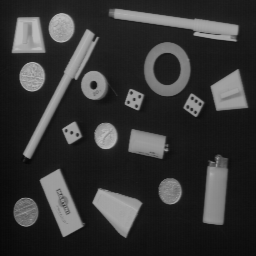
#> input picture taller4/imagenes/OBJECTS.png, 256 x 256 px
$ jupyter execute filtros_lineales_deteccion_contornos.ipynb
#> lines starting #> are read from the running program, lines starting #| are printed output that depends on the picture
# Taller 4: Detección de contornos

## Cargue la imagen objects.png y visualícela.  Transforme la imagen a Int32 conservando los mismos niveles de gris originales (0 y 255).

[cell 1]
PATH = "./imagenes/"

[cell 2]
import cv2
import numpy as np
import matplotlib.pyplot as plt


imagen = cv2.imread(PATH + "OBJECTS.png", cv2.IMREAD_GRAYSCALE)
#> imagen is the input picture: shape (256, 256); min 7, max 188, mean 53.3
plt.imshow(imagen, cmap="gray")
plt.axis("off")
plt.show()

[cell 3]
imagen_int32 = imagen.astype(np.int32)
print(imagen_int32.dtype)
#| int32
print(imagen_int32.min(), imagen_int32.max())
#| 7 188
plt.imshow(imagen_int32, cmap="gray")
plt.axis("off")
plt.show()

## Aplique un filtro de Sobel horizontal sobre la imagen (que corresponde al cálculo del gradiente de la imagen en la dirección X ). Visualice los resultados.

[cell 4]
from skimage.filters import sobel_h, sobel_v, sobel

img_sh = sobel_h(imagen_int32)
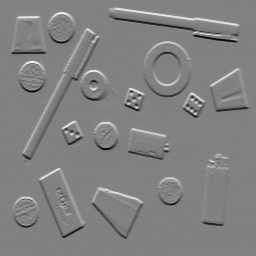
#> img_sh: shape (256, 256) float64; min -6.72e-08, max 6.48e-08, mean -5.26e-11; drawn with min black and max white

[cell 5]
plt.imshow(img_sh, cmap="gray")
plt.title("Sobel horizontal")
plt.axis("off")
plt.show()

## Aplique un filtro de Sobel vertical sobre la imagen (que corresponde al cálculo del gradiente de la imagen en la dirección X ). Visualice los resultados.

[cell 6]
#Aplica el filtro Sobel vertical
img_sv = sobel_v(imagen_int32)
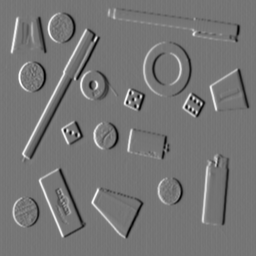
#> img_sv: shape (256, 256) float64; min -5.01e-08, max 5.81e-08, mean 1.35e-11; drawn with min black and max white

[cell 7]
plt.imshow(img_sv, cmap="gray")
plt.title("Sobel vertical")
plt.axis("off")
plt.show()

Notamos que se resaltan bordes distintos al caso del filtro Sobel horizontal. Un ejemplo claro es el encedendor, donde podemos ver en blanco uno de los bordes verticales, el cual no se podía ver con el Sobel horizontal.

## Calcule la norma (magnitud) del gradiente de acuerdo con la definición a partir de las dos imágenes resultantes anteriores. Visualice los resultados.

[cell 8]
magnitud = np.abs(img_sh) + np.abs(img_sv)
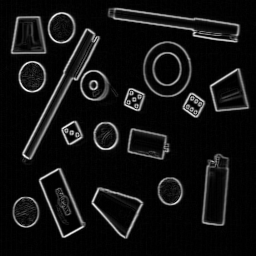
#> magnitud: shape (256, 256) float64; min 0, max 9.1e-08, mean 6.74e-09; drawn with min black and max white

plt.imshow(magnitud, cmap="gray")
plt.title("Magnitud del gradiente (|gx| + |gy|)")
plt.axis("off")
plt.show()

## Describa cualitativamente cada una de estas tres imágenes: imagen del gradiente en X, imagen del gradiente en Y e imagen de la norma del gradiente.

- Imagen del gradiente en X: Resalta principalmente los bordes verticales de los objetos, mostrando transiciones de intensidad a lo largo del eje horizontal.
- Imagen del gradiente en Y: Resalta principalmente los bordes horizontales, mostrando transiciones de intensidad a lo largo del eje vertical.
- Imagen de la norma del gradiente: Combina ambos gradientes y muestra todos los contornos, resaltando tanto bordes verticales como horizontales y proporcionando una visión completa de los objetos.

## Aplique un filtro de Sobel sobre la imagen y visualice los resultados. Compare la imagen con la obtenido en el punto anterior.

[cell 9]
img_s = sobel(imagen_int32)
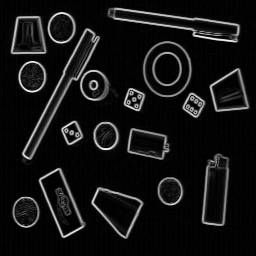
#> img_s: shape (256, 256) float64; min 0, max 4.81e-08, mean 3.81e-09; drawn with min black and max white
fig, axs = plt.subplots(1, 2, figsize=(10, 5))
axs[0].imshow(img_s, cmap='gray')
axs[0].set_title('Sobel')
axs[0].axis('off')
axs[1].imshow(magnitud, cmap='gray')
axs[1].set_title('Magnitud del gradiente')
axs[1].axis('off')
plt.tight_layout()
plt.show()

[cell 10]
# Calculamos el coeficiente Dice
A = magnitud.astype(bool)
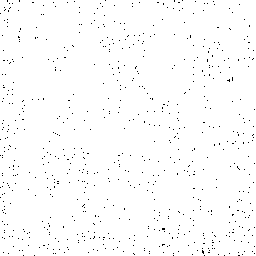
#> A: shape (256, 256) bool; 98.8% white; black in thin lines or dots
B = img_s.astype(bool)

# Intersección
interseccion = np.logical_and(A, B).sum()
#> interseccion = 64735

# Tamaños
size_A = A.sum()
#> size_A = 64735
size_B = B.sum()
#> size_B = 64735

# Dice
dice = (2 * interseccion) / (size_A + size_B)
#> dice = 1

print("Coeficiente Dice:", dice)
#| Coeficiente Dice: 1.0

LLegamos a la conclusión de que ambas imágenes son la misma.

## Aplique un filtro de Prewitt horizontal sobre la imagen (que corresponde al cálculo del gradiente de la imagen en la dirección X ). Visualice los resultados.

[cell 11]
from skimage.filters import prewitt_h, prewitt_v, prewitt

#Aplica el filtro prewitt horizontal
img_ph = prewitt_h(imagen_int32)
plt.imshow(img_ph, cmap="gray")
plt.title("Prewitt horizontal")
plt.axis("off")
plt.show()

## Aplique un filtro de Prewitt vertical sobre la imagen (que corresponde al cálculo del gradiente de la imagen en la dirección X ). Visualice los resultados.

[cell 12]
#Aplica el filtro prewitt vertical
img_pv = prewitt_v(imagen_int32)
plt.imshow(img_pv, cmap='grey')
plt.title("Prewitt vertical")
plt.axis("off")
plt.show()

## Calcule la norma (magnitud) del gradiente de acuerdo con la definición a partir de las dos imágenes resultantes anteriores. Visualice los resultados.

[cell 13]
magnitud_prewitt = np.abs(img_ph) + np.abs(img_pv)

plt.imshow(magnitud_prewitt, cmap="gray")
plt.title("Magnitud del gradiente filtro Prewitt (|gx| + |gy|)")
plt.axis("off")
plt.show()

## Describa cualitativamente cada una de estas tres imágenes: imagen del gradiente en X, imagen del gradiente en Y e imagen de la norma del gradiente.

- Imagen del gradiente en X: Resalta principalmente los bordes verticales de los objetos, mostrando transiciones de intensidad a lo largo del eje horizontal.
- Imagen del gradiente en Y: Resalta principalmente los bordes horizontales, mostrando transiciones de intensidad a lo largo del eje vertical.
- Imagen de la norma del gradiente: Combina ambos gradientes y muestra todos los contornos, resaltando tanto bordes verticales como horizontales y proporcionando una visión completa de los objetos.

Visualmente, los resultados de Prewitt y Sobel son muy similares. Prewitt genera bordes ligeramente más suaves, pero la interpretación no cambia.

## Aplique un filtro de Prewitt sobre la imagen y visualice los resultados. Compare la imagen con la obtenido en el punto anterior.

[cell 14]
#Calcula bordes usando el filtro de prewitt
img_p = prewitt(imagen_int32)
fig, axs = plt.subplots(1, 2, figsize=(10, 5))
axs[0].imshow(img_p, cmap='gray')
axs[0].set_title('Prewitt')
axs[0].axis('off')
axs[1].imshow(magnitud_prewitt, cmap='gray')
axs[1].set_title('Magnitud del gradiente filtro Prewitt')
axs[1].axis('off')
plt.tight_layout()
plt.show()

[cell 15]
# Calculamos el coeficiente Dice
A = magnitud_prewitt.astype(bool)
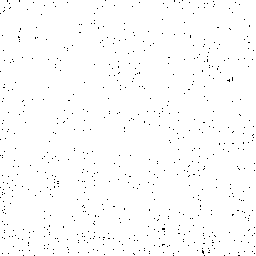
#> A: shape (256, 256) bool; 98.9% white; black in thin lines or dots
B = img_p.astype(bool)

# Intersección
interseccion = np.logical_and(A, B).sum()
#> interseccion = 64811

# Tamaños
size_A = A.sum()
#> size_A = 64811
size_B = B.sum()
#> size_B = 64811

# Dice
dice = (2 * interseccion) / (size_A + size_B)

print("Coeficiente Dice:", dice)
#| Coeficiente Dice: 1.0

LLegamos a la conclusión de que ambas imágenes son la misma.

## Sustraiga a la imagen de la norma de Prewitt, la imagen de la norma del gradiente calculada con el operador de Sobel.

[cell 16]
subtraction = cv2.subtract(magnitud_prewitt, magnitud)
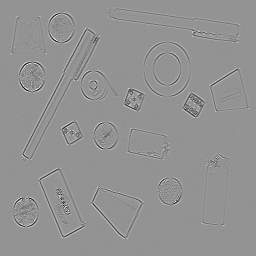
#> subtraction: shape (256, 256) float64; min -1.19e-08, max 8.69e-09, mean -4.87e-11; drawn with min black and max white
plt.imshow(subtraction, cmap='gray')
plt.title("Diferencia entre magnitud Prewitt y Sobel")
plt.axis("off")
plt.show()

## ¿Qué diferencia visual hay entre el operador de Sobel y el de Prewitt?

[cell 17]
fig, axs = plt.subplots(1, 3, figsize=(15, 5))
axs[0].imshow(magnitud, cmap='gray')
axs[0].set_title('Magnitud Sobel')
axs[0].axis('off')
axs[1].imshow(magnitud_prewitt, cmap='gray')
axs[1].set_title('Magnitud Prewitt')
axs[1].axis('off')
axs[2].imshow(subtraction, cmap='gray')
axs[2].set_title('Diferencia (Prewitt - Sobel)')
axs[2].axis('off')
plt.tight_layout()
plt.show()
